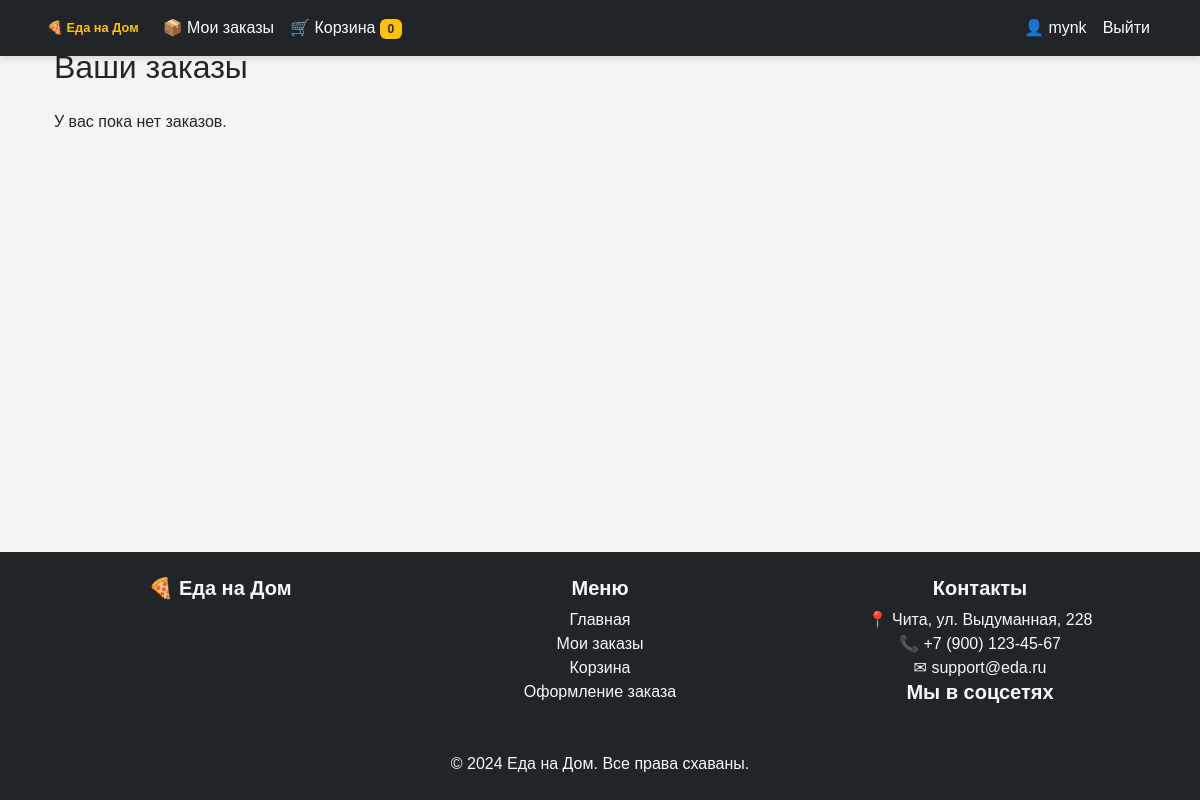
Before: /orders/ (signed in) with the older database file.
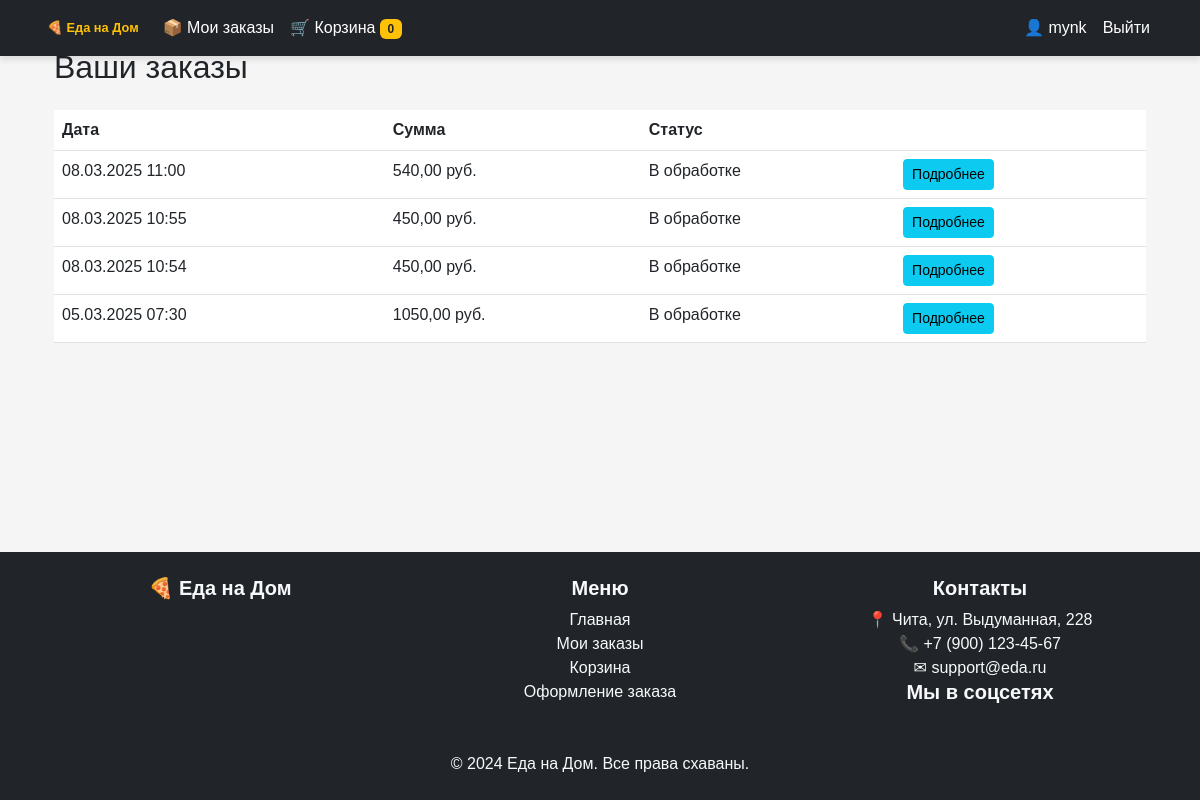
After: the same page with the newer database file.
### main/models.py (models this page shows, shortened)
class Order(models.Model):
    user = models.ForeignKey(User, on_delete=models.SET_NULL, null=True, blank=True, related_name="orders")
    guest_id = models.CharField(max_length=36, blank=True, null=True)
    address = models.ForeignKey(UserAddress, on_delete=models.SET_NULL, null=True, related_name="orders")
    courier = models.ForeignKey(User, on_delete=models.SET_NULL, null=True, blank=True, related_name="deliveries",
                                limit_choices_to={"is_courier": True})
    full_name = models.CharField(max_length=255, blank=True, null=True)  # Имя для анонимного пользователя
    phone = models.CharField(max_length=20, blank=True, null=True)  # Телефон анонимного пользователя
    email = models.EmailField(blank=True, null=True)  # Email анонимного пользователя
    guest_address = models.CharField(max_length=255, blank=True, null=True)  # адресс анонимного пользователя
    created_at = models.DateTimeField(auto_now_add=True)
    total_price = models.DecimalField(max_digits=10, decimal_places=2, default=0)
    status = models.CharField(
        max_length=20,
        choices=[
            ('pending', 'В обработке'),
            ('paid', 'Оплачен'),
            ('cancelled', 'Отменён'),
        ],
        default='pending'
    )
    class Meta:
        verbose_name = "Заказ"
        verbose_name_plural = "Заказы"
        ordering = ['-created_at']

### main/views.py (the view)
# urls.py: path("orders/", orders_list, name="orders"),
def orders_list(request):
    guest_id = get_guest_id(request)
    if request.user.is_authenticated:
        user_orders = Order.objects.filter(user=request.user)  # Авторизованный пользователь
    else:
        user_orders = Order.objects.filter(guest_id=guest_id)  # Анонимный пользователь
    context = {
        "orders": user_orders
    }
    return render(request, "orders_list.html", context=context)

### main/context_processors.py (called while the page is built)
def cart_items_count(request):
    cart = Cart(request)
    return {'cart_items_count': len(cart.cart)}

### main/views.py (called while the page is built)
def get_guest_id(request):
    guest_id = request.COOKIES.get('guest_id')
    if not guest_id:
        guest_id = str(uuid.uuid4())  # Генерируем случайный ID
    return guest_id

### templates/orders_list.html (shortened to what this page needs)
{% extends 'base.html' %}
{% block content %}
<div class="container">
    <h2 class="my-4">Ваши заказы</h2>
    {% if orders %}
    <table class="table">
        <thead>
            <tr>
                <th>Дата</th>
                <th>Сумма</th>
                <th>Статус</th>
                <th></th>
            </tr>
        </thead>
        <tbody>
            {% for order in orders %}
            <tr>
                <td>{{ order.created_at|date:"d.m.Y H:i" }}</td>
                <td>{{ order.total_price }} руб.</td>
                <td>{{ order.get_status_display }}</td>
                <td>
                    <a href="{% url 'order_detail' order.id %}" class="btn btn-info btn-sm">Подробнее</a>
                </td>
            </tr>
            {% endfor %}
        </tbody>
    </table>
    {% else %}
    <p>У вас пока нет заказов.</p>
    {% endif %}
</div>
{% endblock %}

Changed rows visible on the page:
added Order: created_at "08.03.2025 11:00", total_price "540,00", status "В обработке"
added Order: created_at "08.03.2025 10:55", total_price "450,00", status "В обработке"
added Order: created_at "08.03.2025 10:54", total_price "450,00", status "В обработке"
added Order: created_at "05.03.2025 07:30", total_price "1050,00", status "В обработке"
Other visible differences:
text no longer shown: "У вас пока нет заказов."
text now shown: "Дата Сумма Статус"
